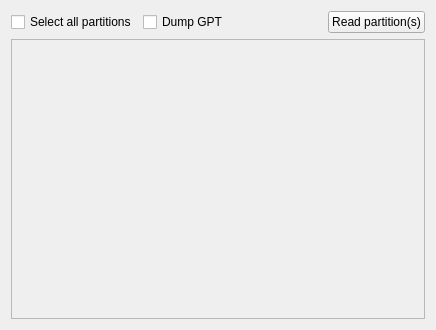
        <widget class="QWidget" name="readtab">
         <attribute name="title">
          <string>Read partition(s)</string>
         </attribute>
         <layout class="QGridLayout" name="gridLayout_5">
          <item row="0" column="0">
           <layout class="QVBoxLayout" name="verticalLayout_8">
            <item>
             <layout class="QHBoxLayout" name="horizontalLayout_6">
              <item>
               <widget class="QCheckBox" name="readselectallcheckbox">
                <property name="text">
                 <string>Select all partitions</string>
                </property>
               </widget>
              </item>
              <item>
               <widget class="QCheckBox" name="readDumpGPTCheckbox">
                <property name="sizePolicy">
                 <sizepolicy hsizetype="Minimum" vsizetype="Fixed">
                  <horstretch>0</horstretch>
                  <verstretch>0</verstretch>
                 </sizepolicy>
                </property>
                <property name="text">
                 <string>Dump GPT</string>
                </property>
               </widget>
              </item>
              <item>
               <spacer name="horizontalSpacer_14">
                <property name="orientation">
                 <enum>Qt::Horizontal</enum>
                </property>
                <property name="sizeHint" stdset="0">
                 <size>
                  <width>40</width>
                  <height>20</height>
                 </size>
                </property>
               </spacer>
              </item>
              <item>
               <widget class="QLabel" name="readtitle">
                <property name="text">
                 <string/>
                </property>
               </widget>
              </item>
              <item>
               <spacer name="horizontalSpacer_9">
                <property name="orientation">
                 <enum>Qt::Horizontal</enum>
                </property>
                <property name="sizeHint" stdset="0">
                 <size>
                  <width>40</width>
                  <height>20</height>
                 </size>
                </property>
               </spacer>
              </item>
              <item>
               <widget class="QPushButton" name="readpartitionsbtn">
                <property name="text">
                 <string>Read partition(s)</string>
                </property>
               </widget>
              </item>
             </layout>
            </item>
            <item>
             <widget class="QScrollArea" name="readpartitionList">
              <property name="sizePolicy">
               <sizepolicy hsizetype="Expanding" vsizetype="MinimumExpanding">
                <horstretch>0</horstretch>
                <verstretch>0</verstretch>
               </sizepolicy>
              </property>
              <property name="minimumSize">
               <size>
                <width>0</width>
                <height>280</height>
               </size>
              </property>
              <property name="verticalScrollBarPolicy">
               <enum>Qt::ScrollBarAsNeeded</enum>
              </property>
              <property name="horizontalScrollBarPolicy">
               <enum>Qt::ScrollBarAsNeeded</enum>
              </property>
              <property name="sizeAdjustPolicy">
               <enum>QAbstractScrollArea::AdjustToContentsOnFirstShow</enum>
              </property>
              <property name="widgetResizable">
               <bool>true</bool>
              </property>
              <widget class="QWidget" name="scrollAreaWidgetContents">
               <property name="geometry">
                <rect>
                 <x>0</x>
                 <y>0</y>
                 <width>700</width>
                 <height>311</height>
                </rect>
               </property>
              </widget>
             </widget>
            </item>
           </layout>
          </item>
         </layout>
        </widget>
